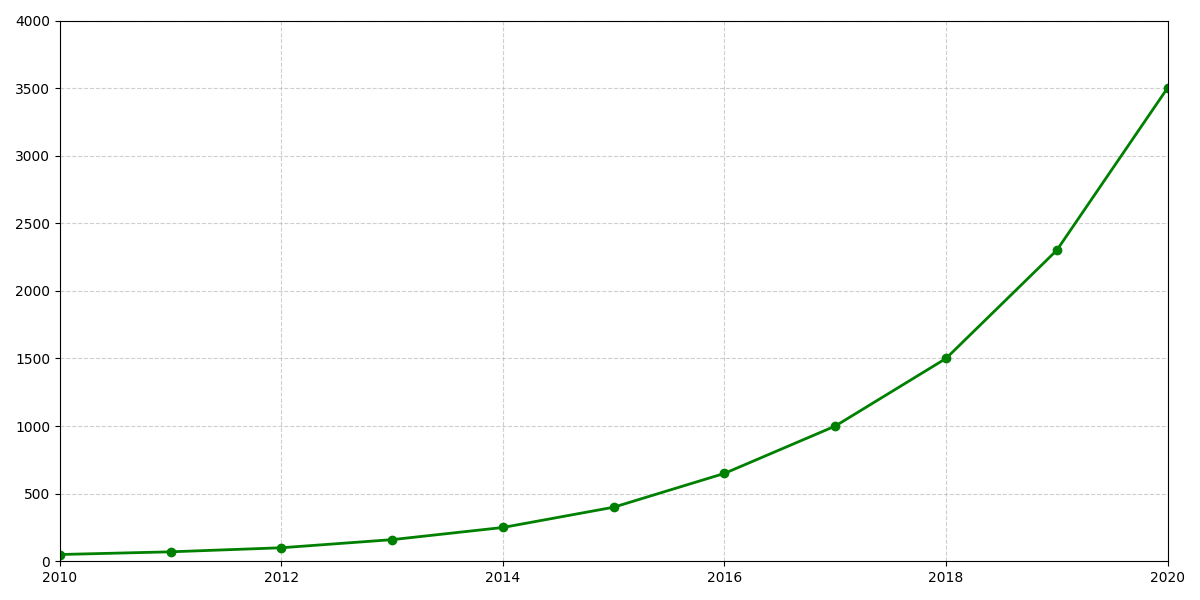

The Python source for this figure:
import matplotlib.pyplot as plt
import numpy as np

years = np.arange(2010, 2021)
sales = np.array([50, 70, 100, 160, 250, 400, 650, 1000, 1500, 2300, 3500])

fig, ax = plt.subplots(figsize=(12, 6))

# Changed the color of the plot line and markers
ax.plot(years, sales, marker='o', linestyle='-', color='green', linewidth=2, markersize=6)

ax.grid(True, linestyle='--', alpha=0.6)

ax.set_xlim(2010, 2020)
ax.set_ylim(0, 4000)

plt.tight_layout()
plt.show()
